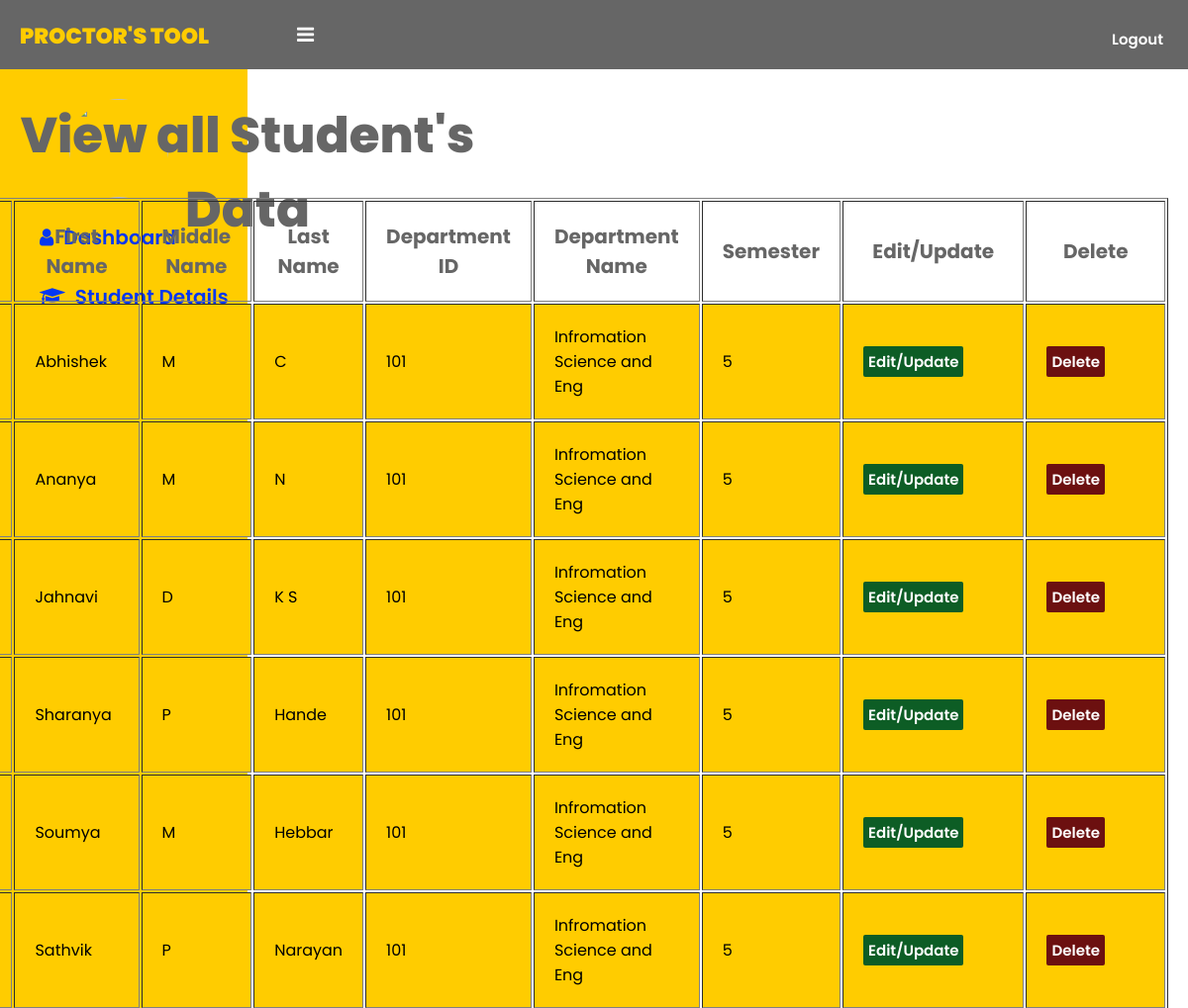
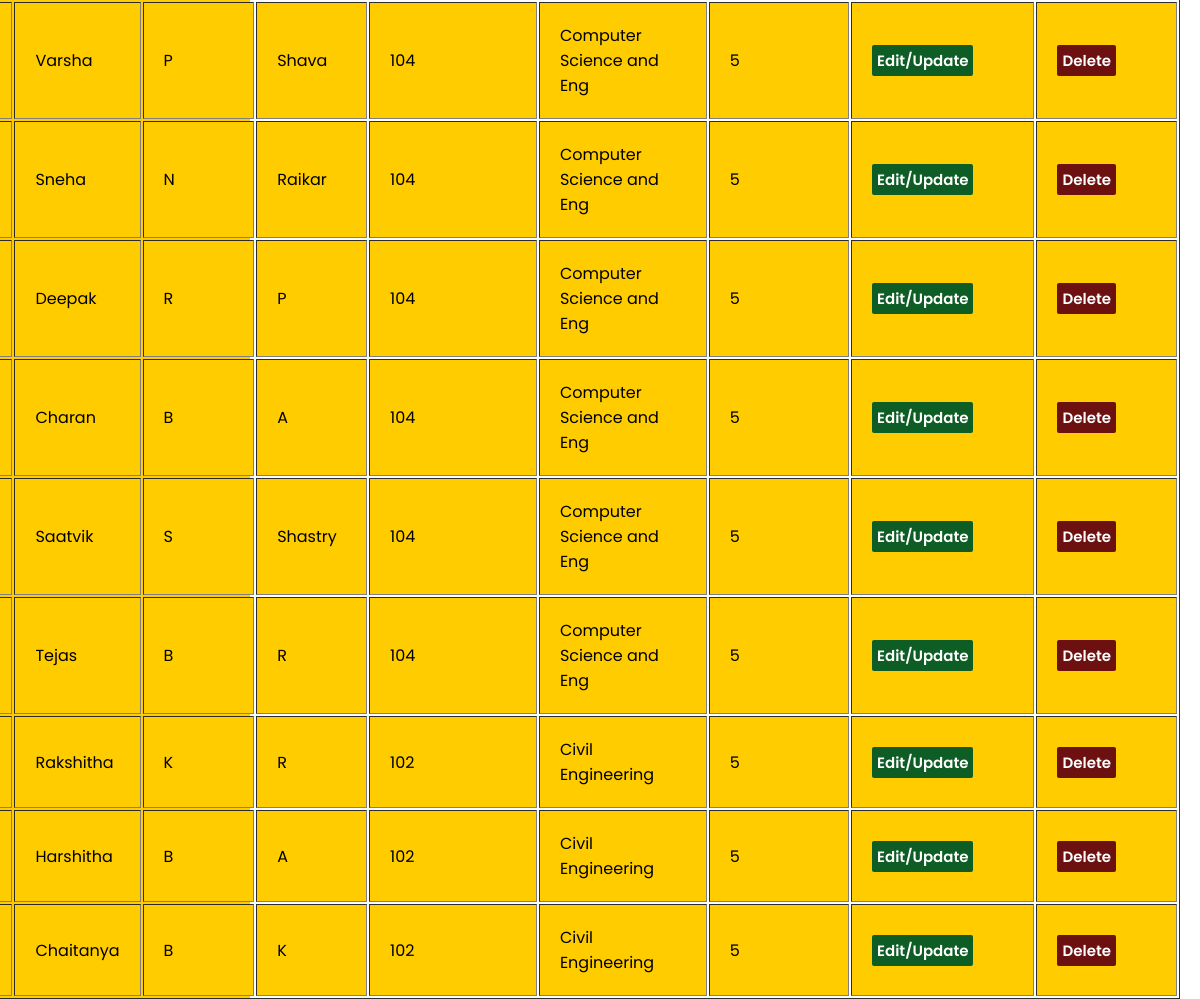
The page /retrivestudent.php on the database its author committed (2 pictures, top to bottom).
### tables this page shows
CREATE TABLE `student` (
  `fname` varchar(20) NOT NULL,
  `mname` varchar(20) NOT NULL,
  `lname` varchar(20) NOT NULL,
  `usn` varchar(15) NOT NULL,
  `gender` text NOT NULL,
  `address` varchar(50) NOT NULL,
  `dept_id` int(3) NOT NULL,
  `dept_name` varchar(50) NOT NULL,
  `pid` int(5) NOT NULL,
  `pname` varchar(20) NOT NULL,
  `Mobileno` int(15) NOT NULL,
  `dob` varchar(15) NOT NULL,
  `email` varchar(15) NOT NULL,
  `sem` int(3) NOT NULL,
  `username` text NOT NULL,
  `password` varchar(10) NOT NULL
);

### retrivestudent.php (the view, shortened to what this page needs)
<?php
    $host="localhost";
    $user="root";
    $password="";
    $db="tool";
    $data=mysqli_connect($host,$user,$password,$db);
    $sql="select * from student";
    $result=mysqli_query($data,$sql);
?>
<!DOCTYPE html>
<html lang="en">
<head>
    <link rel="stylesheet" href="retrievestudent.css">
    <link href="https://stackpath.bootstrapcdn.com/font-awesome/4.7.0/css/font-awesome.min.css" rel="stylesheet">
    </head>
    <body>
       <header>
        <label for="check">
            <i class="fa fa-bars" id="sidebar_btn"></i>
        </label>
        <div class="left_area">
            <h3>Proctor's <span>Tool</span></h3>
        </div>
        <div class="right_area">
            <a href="landing.php" class="logout_btn">Logout</a>
        </div>
       </header>
       <div class="sidebar">
        <centre>
            <img src="Images/adb.png" class="profile_image" alt="">
        </centre>
        <a href="teacherdashboard.php"><i class="fa fa-user" ></i><span>Dashboard</span></a>
        <a href="retrivestudent.php"><i class="fa fa-graduation-cap"></i><span>Student Details</span></a>
    </div>
    <div class="content1">
        <h1>View all Student's Data</h1>
    </div>
    <table border="1px" style="position:absolute;top:200px;right:20px;width:75%;">
        <tr>
            <th class="table_th">USN</th>
            <th class="table_th">First Name</th>
            <th class="table_th">Middle Name</th>
            <th class="table_th">Last Name</th>
            <th class="table_th">Department ID</th>
            <th class="table_th">Department Name</th>
            <th class="table_th">Semester</th>
            <th class="table_th">Edit/Update</th>
            <th class="table_th">Delete</th>
        </tr>
        <?php
            while($info=$result->fetch_assoc())
            {
        ?>
        <tr>
            <td class="table_td"><?php echo "{$info['usn']}" ?></td>
            <td class="table_td"><?php echo "{$info['fname']}" ?></td>
            <td class="table_td"><?php echo "{$info['mname']}" ?></td>
            <td class="table_td"><?php echo "{$info['lname']}" ?></td>
            <td class="table_td"><?php echo "{$info['dept_id']}" ?></td>
             <td class="table_td"><?php echo "{$info['dept_name']}" ?></td>
            <td class="table_td"><?php echo "{$info['sem']}" ?></td>
            <td class="table_td">
                <?php
                echo"
                <a class='btn_edit' href='updatestudent.php?student_id={$info['usn']}'>Edit/Update
                </a>";
                ?>
            </td>
            <td class="table_td">
                <?php
                echo"
                <a onClick=\"javascript:return confirm('Are You Sure to Delete This');\" class='btn_delete' href='retrievestudent.php?proctor_id={$info['usn']}'>Delete</a>";
                ?>
                </td>
        </tr>
        <?php
            }
        ?>
</table>
    </body>
    </html>

### retrievestudent.css (style rules this page uses)
* { margin: 0; padding: 0; font-family: 'Poppins', sans-serif; }
header { position: fixed; background: #666666; padding: 20px; width: 100%; height: 30px; }
.left_area h3 { color: #FFCC00; margin: 0; text-transform: uppercase; font-size: 22px; font-weight: 900; }
.left_area span { color:#FFCC00; }
.logout_btn { padding: 5px; background: #666666; text-decoration: none; margin-top: -30px; margin-right: 40px; border-radius: 2px; font-size: 15px; font-weight: 600; color: #ffffff; transition: 0.5s; transition-property: background; float: right; }
.sidebar { background: #FFCC00; margin-top: 70px; padding-top: 30px; position: fixed; left: 0; width: 250px; height: 100%; }
.sidebar .profile_image { width: 100px; height: 100px; border-radius: 100px; margin-bottom: 10px; position: relative; left:70px; }
.sidebar a { color: #0437F2; display: block; width: 100%; line-height: 60px; text-decoration: none; padding-left: 40px; box-sizing: border-box; font-size: 20px; font-weight: 600; }
.sidebar i { padding-right: 10px; }
label #sidebar_btn { z-index: 1; color: #ffffff; position: fixed; cursor: pointer; left: 300px; font-size: 20px; margin: 5px 0; transition: 0.5s; transition-property: color; }
.content1 h1 { text-align: center; color: #666666; position: absolute; top:100px; right: 700px; font-size: 50px; font-weight: 800; }
.table_th { padding: 20px; font-size: 20px; color: #666666; }
.table_td { padding: 20px; background-color: #FFCC00; }
.btn_delete { padding: 5px; background: rgb(108, 16, 16); text-decoration: none; margin-top: -30px; margin-right: 40px; border-radius: 2px; font-size: 15px; font-weight: 600; color: #ffffff; transition: 0.5s; transition-property: background; }
.btn_edit { padding: 5px; background: rgb(13, 93, 37); text-decoration: none; margin-top: -30px; margin-right: 40px; border-radius: 2px; font-size: 15px; font-weight: 600; color: #ffffff; transition: 0.5s; transition-property: background; }

### rows shown on the page
student: fname "Abhishek", mname "M", lname "C", dept "101", dept_name "Infromation Science and Eng", sem "5"
student: fname "Ananya", mname "M", lname "N", dept "101", dept_name "Infromation Science and Eng", sem "5"
student: fname "Jahnavi", mname "D", lname "K S", dept "101", dept_name "Infromation Science and Eng", sem "5"
student: fname "Sharanya", mname "P", lname "Hande", dept "101", dept_name "Infromation Science and Eng", sem "5"
student: fname "Soumya", mname "M", lname "Hebbar", dept "101", dept_name "Infromation Science and Eng", sem "5"
student: fname "Sathvik", mname "P", lname "Narayan", dept "101", dept_name "Infromation Science and Eng", sem "5"
student: fname "Varsha", mname "P", lname "Shava", dept "104", dept_name "Computer Science and Eng", sem "5"
student: fname "Sneha", mname "N", lname "Raikar", dept "104", dept_name "Computer Science and Eng", sem "5"
student: fname "Deepak", mname "R", lname "P", dept "104", dept_name "Computer Science and Eng", sem "5"
student: fname "Charan", mname "B", lname "A", dept "104", dept_name "Computer Science and Eng", sem "5"
student: fname "Saatvik", mname "S", lname "Shastry", dept "104", dept_name "Computer Science and Eng", sem "5"
student: fname "Tejas", mname "B", lname "R", dept "104", dept_name "Computer Science and Eng", sem "5"
student: fname "Rakshitha", mname "K", lname "R", dept "102", dept_name "Civil Engineering", sem "5"
student: fname "Harshitha", mname "B", lname "A", dept "102", dept_name "Civil Engineering", sem "5"
student: fname "Chaitanya", mname "B", lname "K", dept "102", dept_name "Civil Engineering", sem "5"
